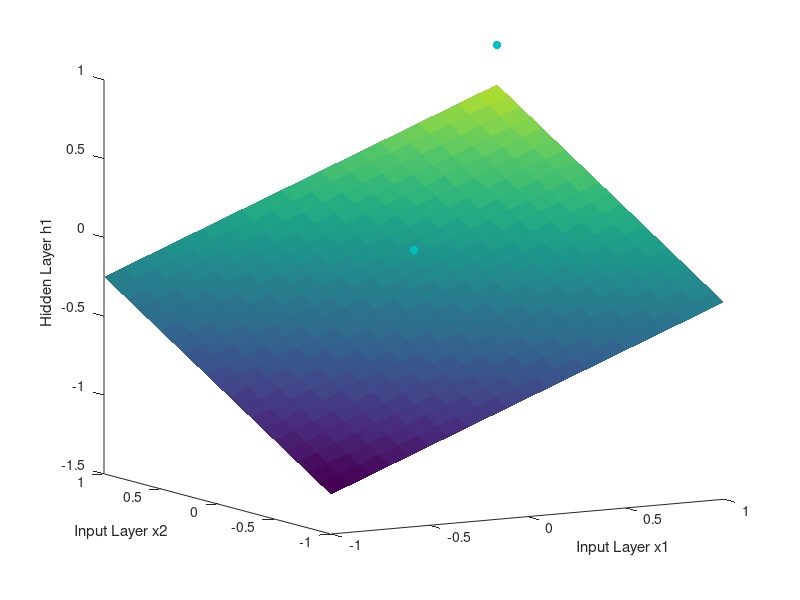

Recreate this plot in MATLAB.
clear all
hold on
x=-1:.1:1;
[X,Y] = meshgrid(x);
a=1; b=1; c=-2; d=-0.5;
Z=(-d- a * X - b * Y)/c;
surf(X,Y,Z)
shading flat
xlabel('Input Layer x1'); ylabel('Input Layer x2'); zlabel('Hidden Layer h1')
scatter3(0,0,0,'filled','MarkerFaceColor',[0 .75 .75])
scatter3(0,1,0,'filled','filled','MarkerFaceColor',[0 .25 .25])
scatter3(1,0,0,'filled','filled','MarkerFaceColor',[0 .25 .25])
scatter3(1,1,1,'filled','MarkerFaceColor',[0 .75 .75])
view(-30,10)